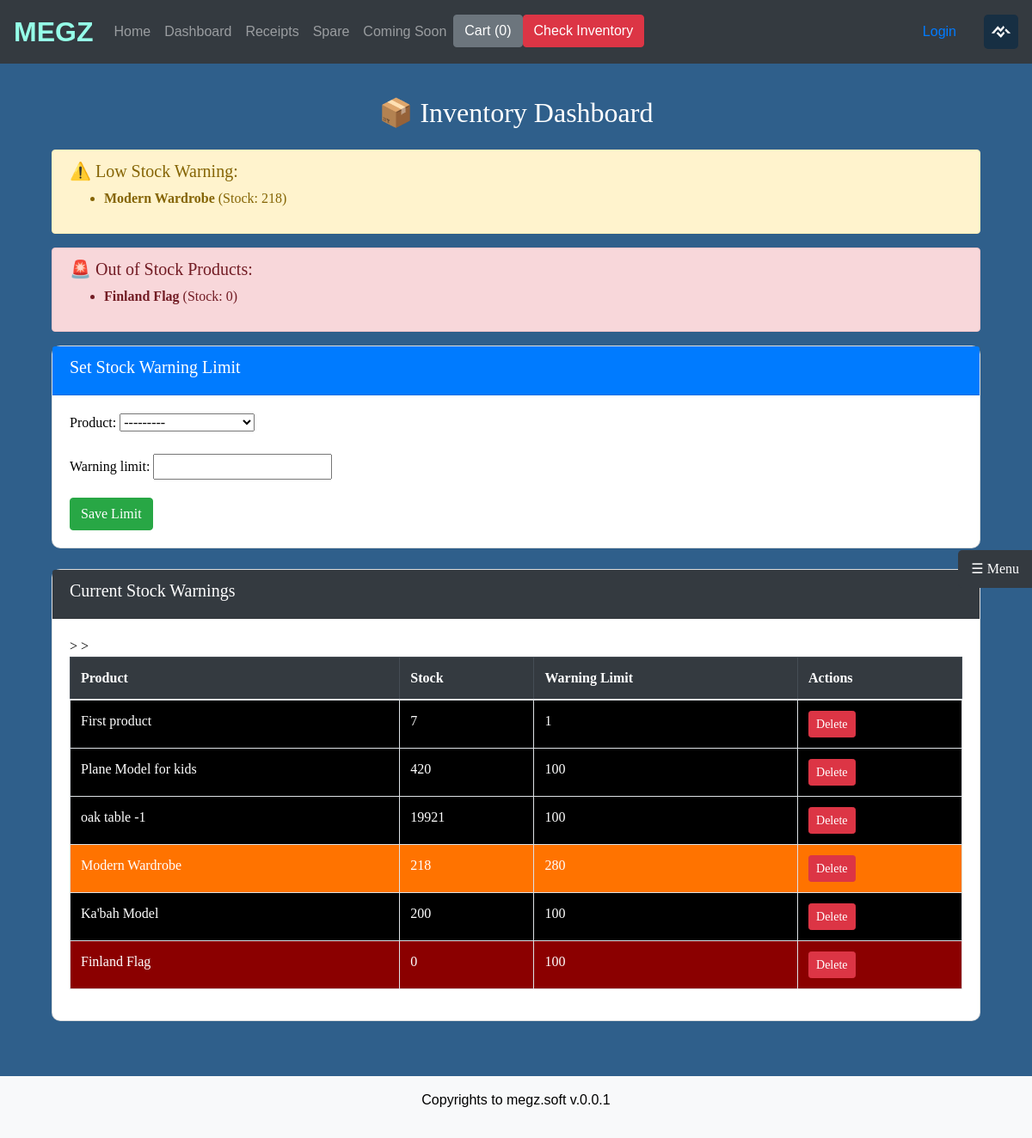
The page /invt/ on the database as committed earlier.
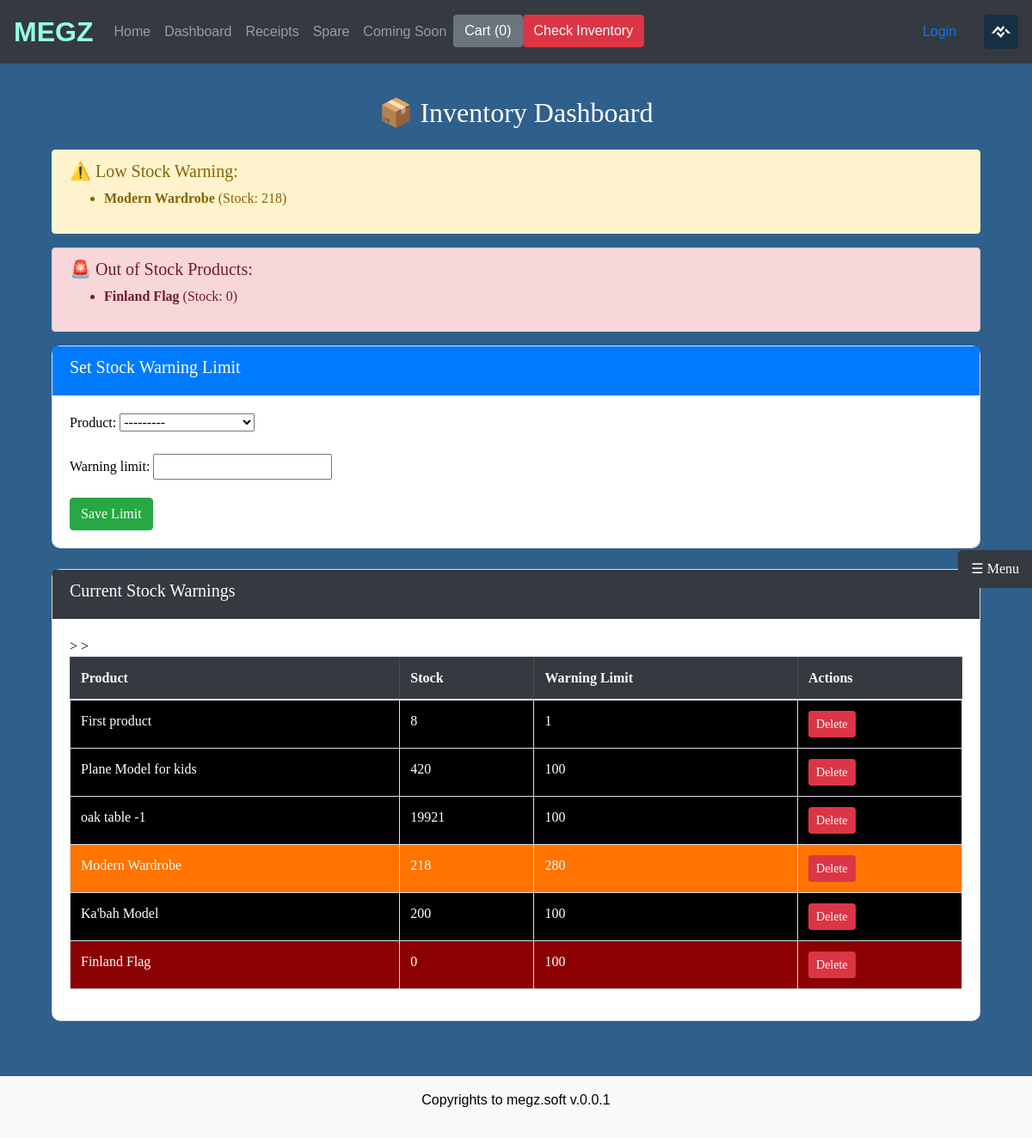
The same page on the database as committed later.
### inventory/models.py (models this page shows, shortened)
class StockWarning(models.Model):
    product = models.OneToOneField(Products, on_delete=models.CASCADE)
    warning_limit = models.IntegerField()

### shop/models.py (models this page shows)
class Products(models.Model):
    def __str__(self):
        return self.title
    title = models.CharField(max_length=200)
    price = models.FloatField()
    discount_price = models.FloatField(null=True, blank=True)
    category = models.CharField(max_length=200)
    description = models.TextField()
    image = models.ImageField(upload_to='product_images/')
    stock = models.IntegerField(default=0)  # New field for stock

### inventory/views.py (the view)
# urls.py: path('', views.inventory_view, name="inventory_page"),
def inventory_view(request):
    form = StockWarningForm()
    stock_warnings = StockWarning.objects.all()
    products = Products.objects.all()
    red_alerts = []
    yellow_alerts = []
    for product in products:
        if product.stock == 0:
            red_alerts.append(product)
        else:
            warning = stock_warnings.filter(product=product).first()
            if warning and product.stock <= warning.warning_limit:
                yellow_alerts.append(product)
    if request.method == "POST":
        form = StockWarningForm(request.POST)
        if form.is_valid():
            form.save()
            return redirect("inventory_page")
    context = {
        "form": form,
        "stock_warnings": stock_warnings,
        "products": products,
        "red_alerts": red_alerts,
        "yellow_alerts": yellow_alerts,
    }
    return render(request, "inventory/inventory.html", context)

### inventory/forms.py
class StockWarningForm(forms.ModelForm):
    class Meta:
        model = StockWarning
        fields = ['product', 'warning_limit']

### inventory/context_processors.py (called while the page is built)
def inventory_alerts(request):
    red_alerts = []
    yellow_alerts = []
    for warning in StockWarning.objects.select_related("product"):
        product = warning.product
        if product.stock == 0:
            red_alerts.append(product)
        elif product.stock <= warning.warning_limit:
            yellow_alerts.append(product)
    color = "success"  # default green
    if red_alerts and yellow_alerts:
        color = "warning"
    if red_alerts:
        color = "danger"
    elif yellow_alerts:
        color = "warning"
    return {"inventory_alert_color": color}

### operations/context_processors.py (called while the page is built)
def latest_announcement(request):
    one_hour_ago = now() - timedelta(hours=1)
    latest = Announcement.objects.filter(timestamp__gte=one_hour_ago).order_by('-timestamp').first()
    return {'latest_announcement': latest}

### shop/context_processors.py (called while the page is built)
def site_logo(request):
    logo = WebsiteLogo.objects.first()
    return {'logo': logo}

### inventory/templates/inventory/inventory.html (shortened to what this page needs)
{% extends 'shop/base.html' %} {% load static %} {% block content %}
<div class="container mt-5">
    <h2 class="text-center mb-4">📦 Inventory Dashboard</h2>
    {% if yellow_alerts %}
    <div class="alert alert-warning">
        <h5>⚠️ Low Stock Warning:</h5>
        <ul>
            {% for product in yellow_alerts %}
            <li><strong>{{ product.title }}</strong> (Stock: {{ product.stock }})</li>
            {% endfor %}
        </ul>
    </div>
    {% endif %}
    {% if red_alerts %}
    <div class="alert alert-danger">
        <h5>🚨 Out of Stock Products:</h5>
        <ul>
            {% for product in red_alerts %}
            <li><strong>{{ product.title }}</strong> (Stock: 0)</li>
            {% endfor %}
        </ul>
    </div>
    {% endif %}
    <div class="card mb-4">
        <div class="card-header bg-primary text-white">
            <h5>Set Stock Warning Limit</h5>
        </div>
        <div class="card-body">
            <form method="post">
                {% csrf_token %} {{ form.as_p }}
                <button type="submit" class="btn btn-success">Save Limit</button>
            </form>
        </div>
    </div>
    <div class="card">
        <div class="card-header bg-dark text-white">
            <h5>Current Stock Warnings</h5>
        </div>
        <div class="card-body">
            <table class="table table-bordered table-hover">
                <thead class="table-dark">
                    <tr>
                        <th>Product</th>
                        <th>Stock</th>
                        <th>Warning Limit</th>
                        <th>Actions</th>
                    </tr>
                </thead>
                <tbody>
                    {% for sw in stock_warnings %}
                    <tr {% if sw.product in red_alerts %} style="background-color: #8B0000; color: white;"
                        {% elif sw.product in yellow_alerts %} style="background-color: #ff7300;"
                        {% endif %} >
                        <td>{{ sw.product.title }}</td>
                        <td>{{ sw.product.stock }}</td>
                        <td>{{ sw.warning_limit }}</td>
                        <td>
                            <form method="post" action="{% url 'delete_warning' sw.id %}" style="display:inline;">
                                <button class="btn btn-danger btn-sm">Delete</button>
                            </form>
                        </td>
                    </tr>
                    {% empty %}
                    <tr>
                        <td colspan="4">No stock warning limits set yet.</td>
                    </tr>
                    {% endfor %}
                </tbody>
            </table>
        </div>
    </div>
</div>
{% include 'includes/dashbase.html' %} {% endblock %}

Rows that differ between the two databases and show on the page:
changed through a linked row, StockWarning "First product": product.stock "7" → "8"
